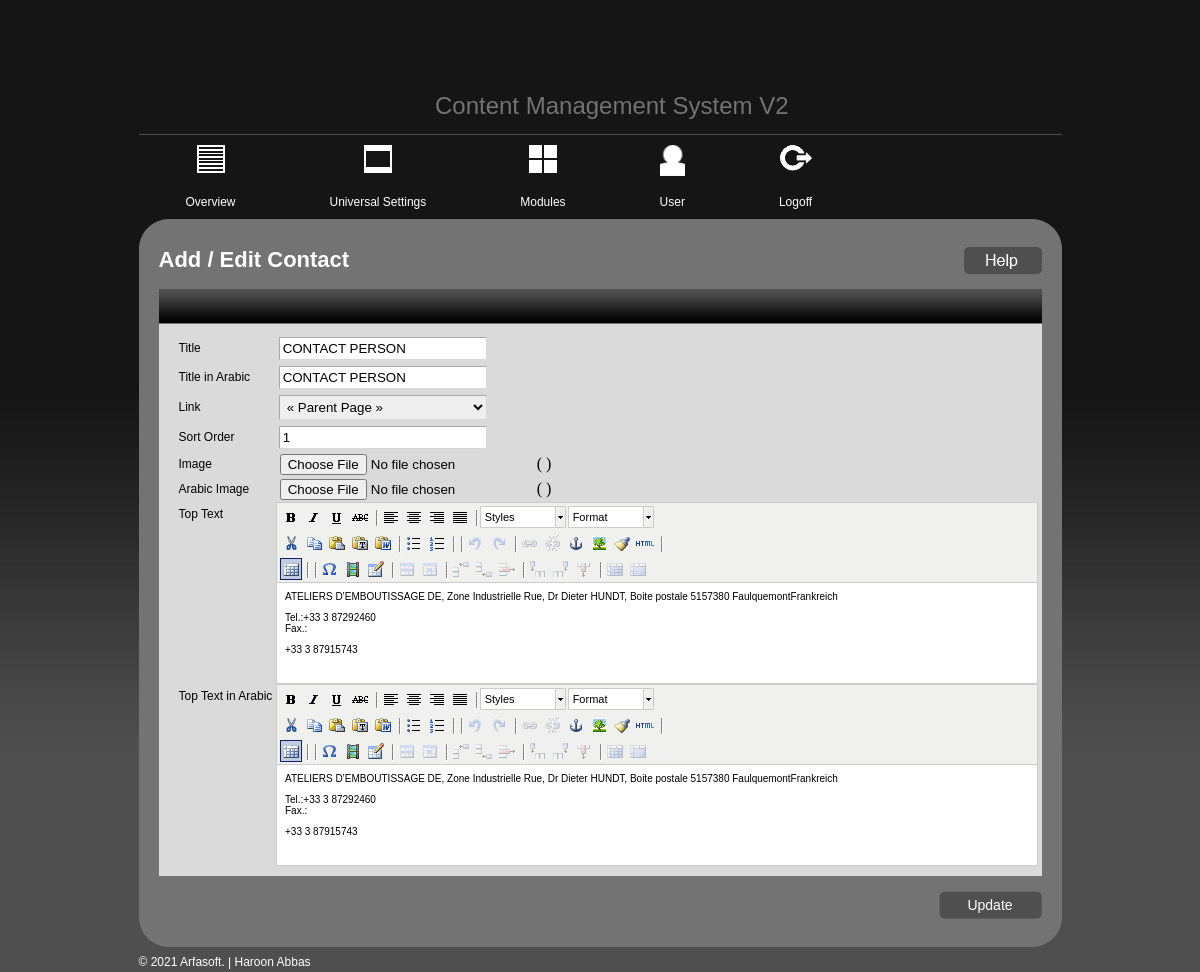
Screenshot of /admin/new_contact.php?args1=1 (signed in) with the database file from the repository.
### tables this page shows
CREATE TABLE `contactdetails_tbl` (
  `id` int(11) NOT NULL,
  `title` text NOT NULL,
  `pageid` int(11) NOT NULL,
  `download_art_value` int(11) NOT NULL,
  `ar_title` blob NOT NULL,
  `newsdate` date NOT NULL,
  `summary` blob NOT NULL,
  `ar_summary` blob NOT NULL,
  `description` blob NOT NULL,
  `ar_description` blob NOT NULL,
  `image` text NOT NULL,
  `ar_image` blob NOT NULL,
  `files` text NOT NULL,
  `ar_files` blob NOT NULL,
  `status` tinyint(1) NOT NULL DEFAULT '0',
  `link` int(11) NOT NULL,
  `sortorder` int(11) NOT NULL
);

### includes/db_wrapper.php (called while the page is built, shortened)
<?php
class mysqldb
{
    var $host;
    var $user;
    var $password;
    var $db_name;
    var $connection = false;
    var $result;
    var $error_level = 0;
    var $error_desc = "No errors";
    var $num_rows = 0;
    public function __construct($host, $user, $password, $db_name, $port)
    {
        $this->host = isset($host) ? $host : "localhost";
        $this->user = isset($user) ? $user : "root";
        $this->password = isset($password) ? $password : "";
        $this->db_name = isset($db_name) ? $db_name : "cms_db";
    }
    function connect($is_persistent = false)
    {
        if (!$is_persistent)
        {
            $this->connection = @mysqli_connect($this->host, $this->user, $this->password, $this->db_name);
        }
        else
        {
            $this->connection = @mysql_pconnect($this->host, $this->user, $this->password, $this->db_name);
        }
    }
    function error_report()
    {
        $this->error_level = mysqli_errno($this->connection);
        $this->error_desc = mysqli_error($this->connection);
    }
    function query($sqlString)
    {
        $this->sqlString = $sqlString;
        if ($this->connection !== false)
        {
            $this->result = mysqli_query($this->connection, $sqlString);
            if ($this->result)
            {
                $this->affected_rows = mysqli_affected_rows($this->connection);
                if (is_object($this->result))
                {
                    $this->num_rows = mysqli_num_rows($this->result);
                }
                return true;
            }
            else
            {
                $this->affected_rows = 0;
                $this->num_rows = 0;
                $this->add_debug_message(date("d/m/Y - H:i:s") . " - OPERATION FAILED: Executed [" . $this->sqlString . "] got " . $this->error_level . " " . $this->error_desc . "\r\n");
                return false;
            }
        }
        else
        {
            $this->affected_rows = 0;
            $this->num_rows = 0;
            $this->add_debug_message(date("d/m/Y - H:i:s") . " - OPERATION FAILED: No database open OR no SQL command provided" . "\r\n");
            return false;
        }
    }
    function fetch_assoc()
    {
        return mysqli_fetch_assoc($this->result);
    }
    function fetch_row($table_name, $where = false, $parameters = array())
    {
        $range = (isset($parameters['range']) && !empty($parameters['range'])) ? $parameters['range'] : " * ";
        $queryString = "SELECT $range FROM $table_name ";
        if ($where != false) $queryString .= " WHERE $where LIMIT 1";
        $this->query($queryString);
        if ($this->num_rows < 1)
        {
            return false;
        }
        else
        {
            return $this->fetch_assoc();
        }
    }
}
$mysql = new mysqldb(DB_HOST, DB_USER, DB_PASSWORD, DB_NAME, DB_PORT);
?>

### admin/includes/utility.php (called while the page is built, shortened)
<?php
	function cleaninputfield($mysql,$value){
		return mysqli_real_escape_string($mysql->connection,$value);
	}
	?>

### admin/new_contact.php (the view, shortened to what this page needs)
<?php
	include_once("../includes/config.php");
	include_once("../includes/db_wrapper.php");
	include_once("includes/utility.php");
	?>
<!DOCTYPE html PUBLIC "-//W3C//DTD XHTML 1.0 Transitional//EN" "http://www.w3.org/TR/xhtml1/DTD/xhtml1-transitional.dtd">
<html xmlns="http://www.w3.org/1999/xhtml">
<head>
<?php
	include_once("widgets/meta_tags.php");
	?>	<script type="text/javascript" src="tiny_mce/tiny_mce.js"></script>	<script type="text/javascript" src="tiny.js"></script>
</head>
<body>
	<div class="wrap">
		<?php
			include_once("widgets/header.php");
			include_once("widgets/top_menu.php");
			?>
		<div class="container-top"></div>
		<?php
			if(isset($_GET['args1'])){
				$args1 =cleaninputfield($mysql,$_GET['args1']);
				$postrow = $mysql->fetch_row("contactdetails_tbl","id=$args1");
			}
			?>
		<form action="" method="post" name="custom_form" id="custom_form" enctype="multipart/form-data">
		<div class="container">
			<h2>Add / Edit Contact</h2>
			<div class="rightbtn">
				<a href="#"><img src="images/helpbtn.png" border="0" alt="help" /></a>
			</div>
			<div class="content">
			<div class="content-bar"></div>
			<table width="100%" border="0" cellspacing="0" cellpadding="0" class="addpage">
				  <tr>
					<td width="11%"><label for="title">Title</label></td>
					<td width="89%"><input name="title" id="title" type="text" <?php if(isset($postrow)){?> value="<?php echo stripslashes($postrow['title']); ?>"<?php } ?>/></td>
				  </tr>
				  <tr>
					<td width="11%"><label for="ar_title">Title in Arabic</label></td>
					<td width="89%"><input name="ar_title" id="ar_title" type="text" <?php if(isset($postrow)){?> value="<?php echo stripslashes($postrow['ar_title']); ?>"<?php } ?>/></td>
				  </tr>
				  <tr>
				    <td><label for="link">Link</label></td>
				    <td>
					<select name="link" id="link">
							<option value="0"> &laquo; Parent Page &raquo;  </option>
						</select>
					</td>
		        </tr>
				   <tr>
				     <td><label for="sortorder">Sort Order</label></td>
				     <td><?php
						if(isset($postrow)){
							$max_value = $postrow['sortorder'];
						}else{
							$max_value = $mysql->table_max_value("contactdetails_tbl","sortorder");
							$max_value += 1;
						}
						?>
				<input name="sortorder" id="sortorder" type="text" value="<?php echo $max_value; ?>"/></td>
		      </tr>
				<tr>
					<td width="11%"><label for="image">Image </label></td>
					<td><input type="file" name="image" id="image" /><?php  if(isset($postrow)){?> <?php echo "(   $postrow[image]   )"; } ?>
					</td>
				  </tr>
				  <tr>
					<td width="11%"><label for="image">Arabic Image </label></td>
					<td><input type="file" name="ar_image" id="ar_image" /><?php  if(isset($postrow)){?> <?php echo "(   $postrow[ar_image]   )"; } ?>
					</td>
				  </tr>
				  <tr>			<td valign="top"><label for="description">Top Text</label></td>
					<td></td>		  </tr> 		  <tr>			<td valign="top"><label for="ar_description">Top Text in Arabic</label></td>			<td></td>		  </tr>
			  </table>
		</div>
		<div class="addbtn-right">
	<?php
			if(isset($_GET['args1'])){ ?>
				<input name="update" id="update" border="0" type="submit" value="Update" class="addpagebtn" />
	  <?php }else{ ?>
				<input name="add" id="add" border="0" type="submit" value="Add" class="addpagebtn" />
		<?php } ?>
			</div>
		</div>
		</form>
		<div class="container-bottom"></div>
		<?php
			include_once("widgets/footer.php");
			?>
	</div>
</body>
</html>

### admin/style.css (style rules this page uses)
body { margin:0px; padding:0px; background:url(images/bodybg.png) repeat-x; background-color:#4f4f4f; }
.wrap { width:923px; margin:0 auto; }
.container-top { float:left; background:url(images/con-top.png) no-repeat; width:923px; height:28px; }
.container { float:left; width:883px; background:url(images/containerbg.png) repeat-y; padding:0px 20px; }
.container h2 { margin:0px; float:left; font-family:Arial, Helvetica, sans-serif; font-size:22px; font-weight:bold; color:#FFFFFF; }
.rightbtn { float:right; }
.content { float:left; width:883px; background-color:#dadada; margin:15px 0px; }
.content-bar { background:url(images/container-headerbg.png) repeat-x; width:883px; height:35px; }
.content .addpage { margin:10px 20px; }
.content label { color:#000000; font-family:Arial, Helvetica, sans-serif; font-size:12px; line-height:25px; }
.content input[type="text"] { width:200px; -moz-border-radius:3px; border-color:#A8A8A8 #D8D8D8 #D8D8D8 #A8A8A8; border-left:1px solid #A8A8A8; border-style:solid; border-width:1px; margin:3px; padding:3px; }
.content select { width:208px; -moz-border-radius:3px; border-color:#A8A8A8 #D8D8D8 #D8D8D8 #A8A8A8; border-left:1px solid #A8A8A8; border-style:solid; border-width:1px; margin:3px; padding:3px; }
.addbtn-right { float:left; width:883px; text-align:right; }
.container-bottom { float:left; background:url(images/cont-bottom.png) no-repeat; width:923px; height:28px; }
.addpagebtn { background:url(images/addapage.png) no-repeat; width:103px; height:28px; border:none; padding:0px; color:#FFFFFF; font-family:Arial, Helvetica, sans-serif; font-size:14px; cursor:pointer; }

### admin/tiny_mce/themes/advanced/skins/default/content.css (style rules this page uses)
body, td, pre { color:#000; font-family:Verdana, Arial, Helvetica, sans-serif; font-size:10px; margin:8px; }
body { background:#FFF; }
img { border:0; }
table { cursor:default }
table td, table th { cursor:text }

### rows the page displays
contactdetails_tbl: title "CONTACT PERSON", ar_title "CONTACT PERSON", sortorder "1"
